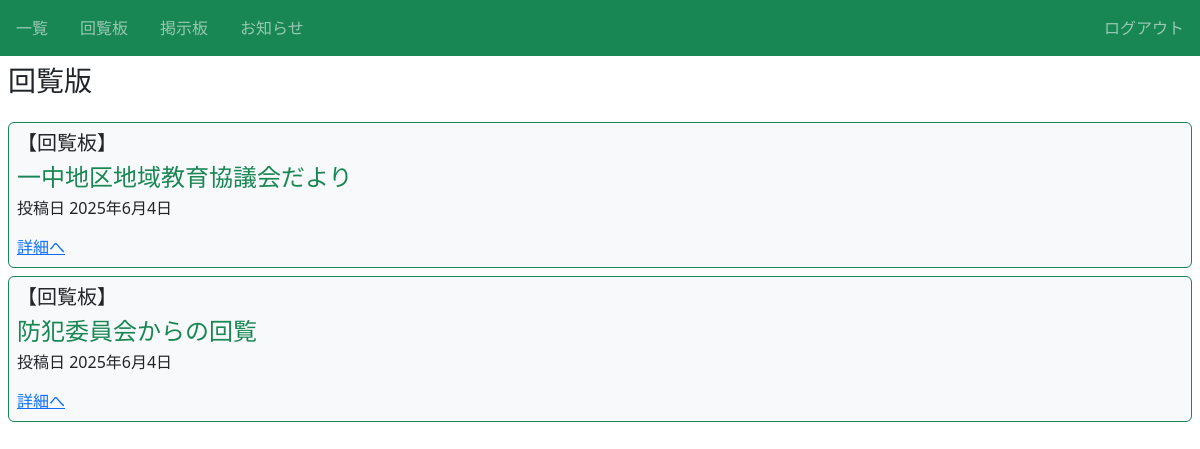
The app's page /j_sns/kairan (signed in), older data.
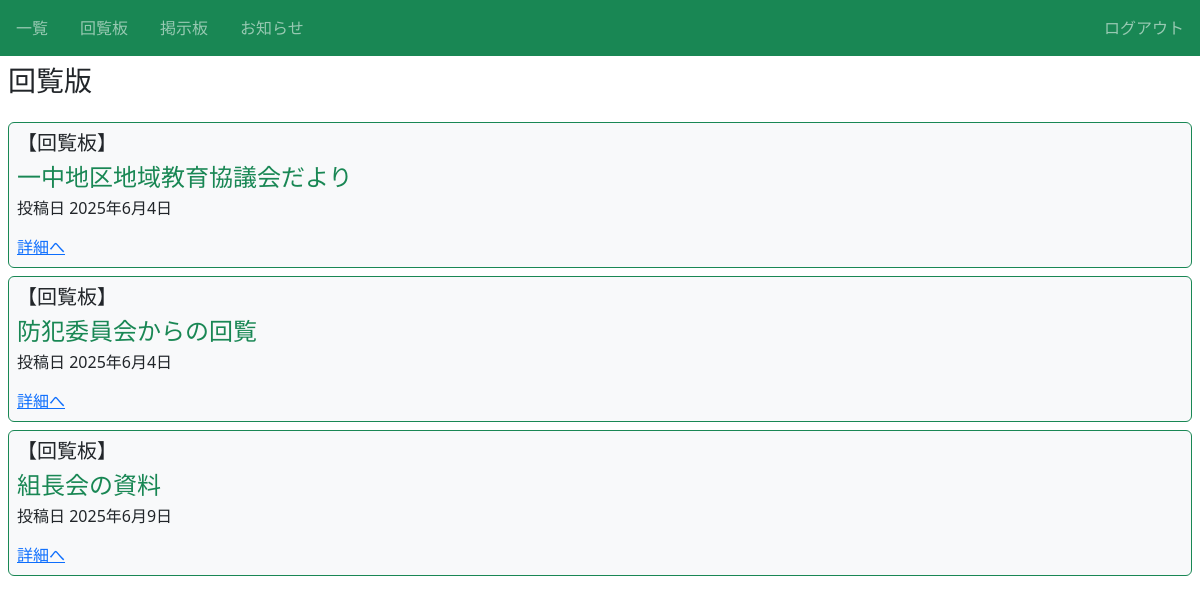
The same page, newer data.
### j_sns/models.py (models this page shows, shortened)
class Info(models.Model):
    category = models.CharField(
        max_length=50,
        choices = CATEGORY
        )
    title = models.CharField(max_length=250,verbose_name='タイトル')
    content = models.TextField(verbose_name='内容')
    created_at = models.DateField(
        auto_now_add=True,
        blank=True,
        verbose_name='投稿日'
        )
    thumbnail1 = models.ImageField(null=True, blank=True)
    thumbnail2 = models.ImageField(null=True, blank=True)
    thumbnail3 = models.ImageField(null=True, blank=True)
    file = models.FileField(upload_to='uploads/', null=True, blank=True)  # ファイルをアッ
    user = models.ForeignKey(User, on_delete=models.CASCADE)

### j_sns/views.py (the view)
# urls.py: path('j_sns/kairan', views.ListJSnskairanView.as_view(), name='list-jsns-kairan'),
class ListJSnskairanView(LoginRequiredMixin, ListView):
    template_name = 'j_sns/j_sns_kairan_list.html'
    model = Info
    paginate_by = ITEM_PER_PAGE
    ordering = ['-created_at']
    def get_context_data(self, **kwargs):
        context = super().get_context_data(**kwargs)
        context['kairanban_items'] = [item for item in Info.objects.all() if item.get_category_display() == "回覧板"]
        return context

### j_sns/templates/j_sns/j_sns_kairan_list.html (shortened to what this page needs)
{% extends 'base.html' %}
{% block h1 %}回覧版{% endblock %}
{% block content %}
    {% for item in kairanban_items %}
        <div class="p-2 m-2 bg-light border border-success rounded">
            <h5>【回覧板】</h5>
            <h4 class="text-success">{{ item.title }}</h4>
            <h6>投稿日 {{ item.created_at }}</h6>
            <div class="mt-3">
                <a href="{% url 'detail-jsns' item.pk %}">詳細へ</a>
            </div>
        </div>
    {% endfor %}
{% endblock content %}

Row changes from the older to the newer data that the page shows:
added Info: title "組長会の資料", created_at "2025年6月9日"
